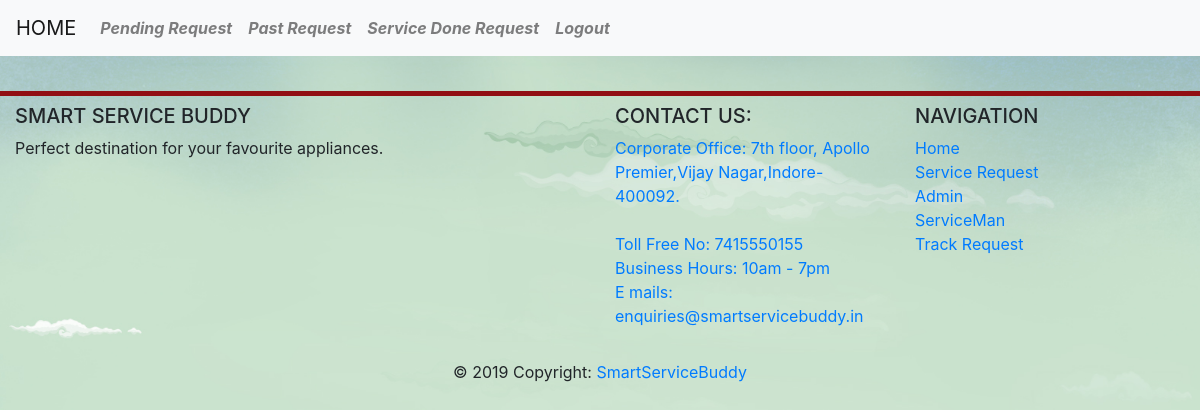
Page /service_man/pending_request (signed in) on the earlier database version.
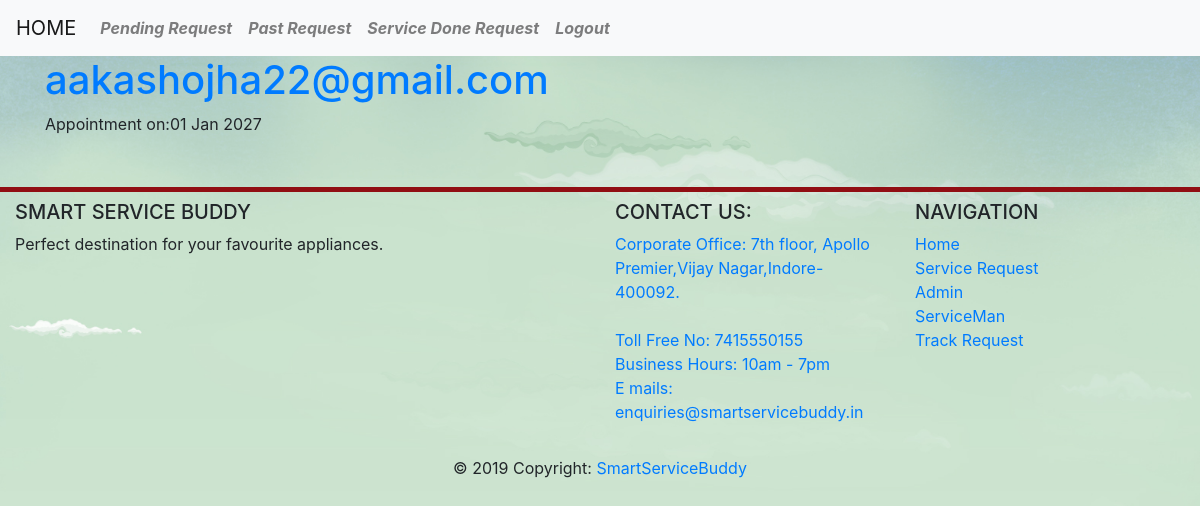
Same page on the later database version.
### client_request/models.py (models this page shows, shortened)
class ClientRequest(models.Model):
    name = models.CharField(max_length=50)
    mobile = models.PositiveIntegerField()
    email = models.EmailField()
    pincode = models.PositiveIntegerField()
    address = models.CharField(max_length=100)
    appliance_type  = models.CharField(max_length=50,choices=sorted(appliance_type_CHOICES))
    appliance_brand = models.CharField(max_length=50,choices=sorted(appliance_brand_CHOICES))
    appliance_model = models.CharField(max_length=50)
    warranty = models.CharField(max_length=50,choices=(warranty_CHOICES))
    problem_description = models.CharField(max_length=200,blank=True,null=True)
    request_date = models.DateTimeField(default=timezone.now)
    appointment_date= models.DateField()
    appointment_time = models.TimeField(blank=True,null=True)
    verfication_status = models.BooleanField(default=False)
    service_man = models.ForeignKey(ServiceManInfo, related_name='serivce_man_appointed', on_delete=models.CASCADE,null=True,blank=True)
    email_verification =  models.BooleanField(default=False)
    charge = models.PositiveIntegerField(blank=True,null=True)
    request_status=models.CharField(max_length=50,choices=(request_status_CHOICES),blank=True,null=True,default='service_pending')

### service_man/views.py (the view)
# urls.py: path('pending_request',v.PendingRequestView.as_view(),name='pending_request'),
class PendingRequestView(ListView,LoginRequiredMixin):
    model = ClientRequest
    template_name = 'service_man/pending_request.html'
    def get_queryset(self):
       return ClientRequest.objects.filter(appointment_date__gte=timezone.now(),request_status='service_pending').order_by('appointment_date')

### service_man/models.py (called while the page is built)
    def __str__(self):
        return  self.user.username

### service_man/templates/service_man/pending_request.html (shortened to what this page needs)
{% extends 'service_man/base.html' %}
{% block content %}
<div  class="centerstage">
    {% for request in clientrequest_list %}
    {% ifequal user.username|cut:" " request.service_man|cut:" " %}
        {% if request.verfication_status %}
        <div class="container" >
        <h1><a href="{% url 'service_man:request_detail' pk=request.pk %}">{{request.email}}</a></h1>
            <div class="date">
            <p>Appointment on:{{request.appointment_date|date:"d M Y"}}</p>
            </div>
            </div>
            {% endif %}
    {% endifequal %}
         {% endfor %}
    </div>
        {% endblock %}

### service_man/templates/service_man/base.html (shortened to what this page needs)
<!DOCTYPE html>
{% load static %}
<html lang="en">
<head>
    <link rel="stylesheet" href="https://stackpath.bootstrapcdn.com/bootstrap/4.3.1/css/bootstrap.min.css">
    <link rel="stylesheet" href="{% static 'css/style.css' %}">
</head>
  <body>
    <nav class="navbar navbar-expand-lg navbar-light bg-light">
            <a class="navbar-brand" href="{% url 'service_man:index' %}">HOME</a>
    <div class="collapse navbar-collapse" id="navbarNavAltMarkup">
        <div class="navbar-nav">
           {% if user.is_authenticated%}
            <a class="nav-item nav-link font-italic font-weight-bold" href="{% url 'service_man:pending_request' %}">Pending Request</a>
            <a class="nav-item nav-link font-italic font-weight-bold" href="{% url 'service_man:past_request' %}">Past Request </a>
           <a class="nav-item nav-link font-italic font-weight-bold" href="{% url 'service_man:service_done_request' %}">Service Done Request </a>
            <a class="nav-item nav-link font-italic font-weight-bold" href="{% url 'admin:logout' %}">Logout</a>
            {% else %}
            <a class="nav-item nav-link font-italic font-weight-bold" href="{% url 'service_man:login' %}">LogIn</a>
            {% endif %}
        </div>
  </div>
    </nav>
<div >
{%  block content %}
{% endblock %}
</div>
<footer class="page-footer font-small blue pt-4">
<img class="img-responsive" src="{% static 'images/boarder.jpg' %}" alt="" width="100%" height="5px">
    <div class="container-fluid text-center text-md-left">
      <div class="row">
        <div class="col-md-6 mt-md-0 mt-3">
          <h5 class="text-uppercase">Smart Service Buddy</h5>
          <p>Perfect destination for your favourite appliances.</p>
        </div>
        <div class="col-md-3 mb-md-0 mb-3">
            <h5 class="text-uppercase">Contact US:</h5>
            <ul class="list-unstyled">
              <li>
                <a href="#!">	Corporate Office: 7th floor, Apollo Premier,Vijay Nagar,Indore- 400092.
</a>
              </li>
                <br>
              <li>
                <a href="#!">Toll Free No: 7415550155</a>
              </li>
              <li>
                <a href="#!">Business Hours: 10am - 7pm</a>
              </li>
              <li>
                <a href="#!">E mails: enquiries@smartservicebuddy.in</a>
              </li>
            </ul>
          </div>
          <div class="col-md-3 mb-md-0 mb-3">
            <h5 class="text-uppercase">Navigation</h5>
            <ul class="list-unstyled">
              <li>
                <a href="{% url 'index' %}">Home</a>
              </li>
              <li>
                <a href="{% url 'service_request' %}">Service Request</a>
              </li>
              <li>
                <a href="{% url 'admin:login' %}">Admin</a>
              </li>
              <li>
                <a href="{% url 'service_man:login' %}">ServiceMan</a>
              </li>
                 <li>
                <a href="{% url 'search' %}">Track  Request</a>
              </li>
            </ul>
          </div>
      </div>
    </div>
    <div class="footer-copyright text-center py-3">© 2019 Copyright:
      <a href=""> SmartServiceBuddy</a>
    </div>
  </footer>
  </body>
</html>

Differences in the rows shown:
added ClientRequest: email "aakashojha22@gmail.com", appointment_date "01 Jan 2027"
